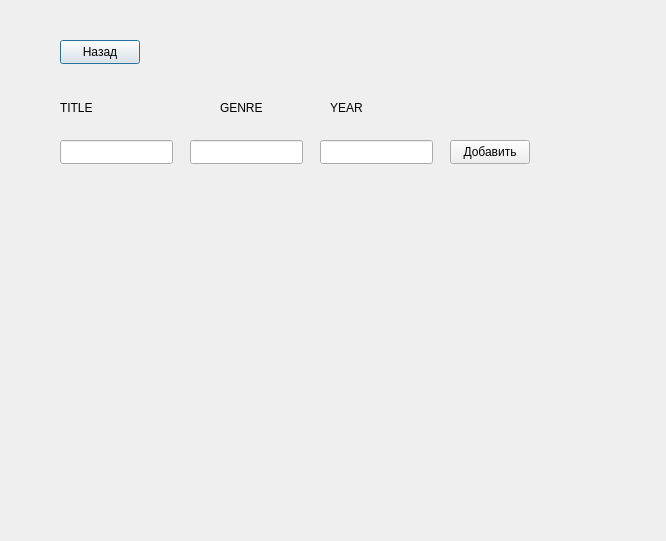
<?xml version="1.0" encoding="UTF-8"?>
<ui version="4.0">
 <class>Dialogad</class>
 <widget class="QDialog" name="Dialogad">
  <property name="geometry">
   <rect>
    <x>0</x>
    <y>0</y>
    <width>666</width>
    <height>541</height>
   </rect>
  </property>
  <property name="windowTitle">
   <string>Dialog</string>
  </property>
  <widget class="QPushButton" name="pushButton">
   <property name="geometry">
    <rect>
     <x>60</x>
     <y>40</y>
     <width>80</width>
     <height>24</height>
    </rect>
   </property>
   <property name="text">
    <string>Назад</string>
   </property>
  </widget>
  <widget class="QPushButton" name="pushButton_2">
   <property name="geometry">
    <rect>
     <x>450</x>
     <y>140</y>
     <width>80</width>
     <height>24</height>
    </rect>
   </property>
   <property name="text">
    <string>Добавить</string>
   </property>
  </widget>
  <widget class="QLineEdit" name="TITLE">
   <property name="geometry">
    <rect>
     <x>60</x>
     <y>140</y>
     <width>113</width>
     <height>24</height>
    </rect>
   </property>
  </widget>
  <widget class="QLineEdit" name="GENRE">
   <property name="geometry">
    <rect>
     <x>190</x>
     <y>140</y>
     <width>113</width>
     <height>24</height>
    </rect>
   </property>
  </widget>
  <widget class="QLineEdit" name="YEAR">
   <property name="geometry">
    <rect>
     <x>320</x>
     <y>140</y>
     <width>113</width>
     <height>24</height>
    </rect>
   </property>
  </widget>
  <widget class="QLabel" name="label">
   <property name="geometry">
    <rect>
     <x>60</x>
     <y>100</y>
     <width>49</width>
     <height>16</height>
    </rect>
   </property>
   <property name="text">
    <string>TITLE</string>
   </property>
  </widget>
  <widget class="QLabel" name="label_2">
   <property name="geometry">
    <rect>
     <x>220</x>
     <y>100</y>
     <width>49</width>
     <height>16</height>
    </rect>
   </property>
   <property name="text">
    <string>GENRE</string>
   </property>
  </widget>
  <widget class="QLabel" name="label_3">
   <property name="geometry">
    <rect>
     <x>330</x>
     <y>100</y>
     <width>49</width>
     <height>16</height>
    </rect>
   </property>
   <property name="text">
    <string>YEAR</string>
   </property>
  </widget>
 </widget>
 <resources/>
 <connections/>
</ui>
